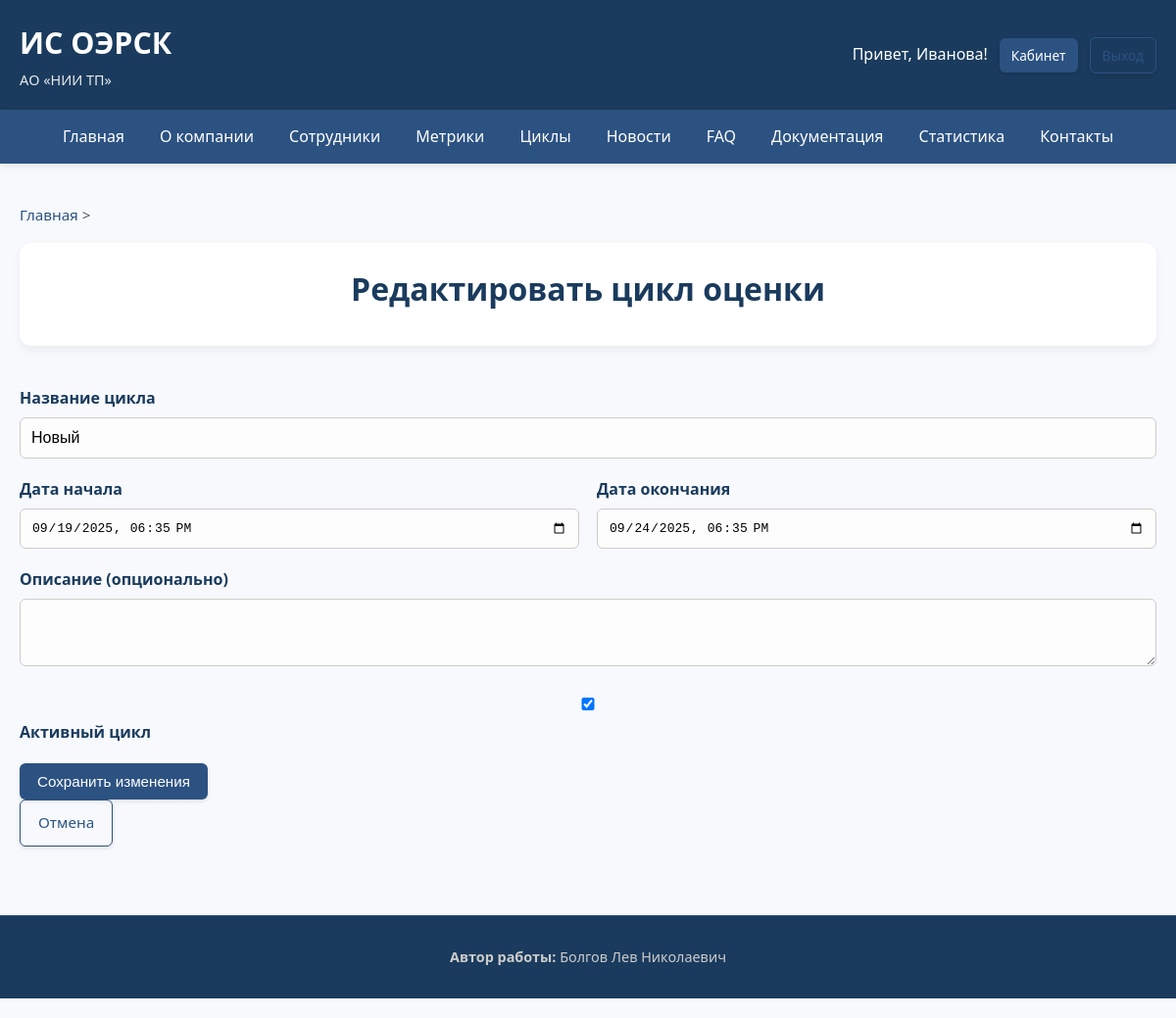
The page /admin/cycles/edit/5 (signed in) on the database as committed earlier.
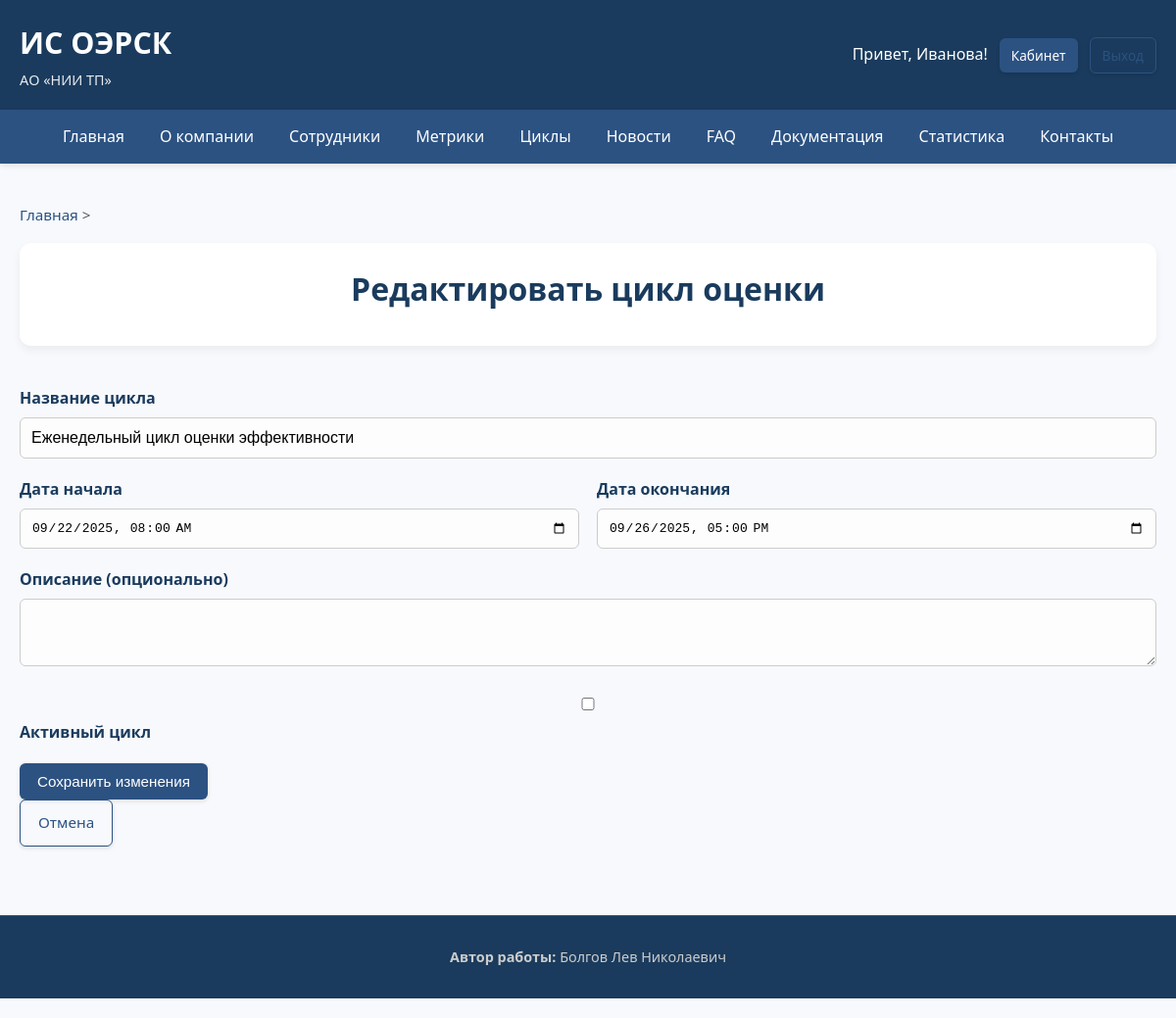
The same page on the database as committed later.
### app/models.py (models this page shows)
class EvaluationCycle(db.Model):
    __tablename__ = 'evaluation_cycles'
    id = db.Column(db.Integer, primary_key=True)
    name = db.Column(db.String(100), nullable=False)
    start_date = db.Column(db.DateTime, nullable=False)
    end_date = db.Column(db.DateTime, nullable=False)
    is_active = db.Column(db.Boolean, default=True)
    description = db.Column(db.Text)
    evaluations = db.relationship('EmployeeMetric', backref='cycle', cascade="all, delete", lazy='dynamic')
    feedbacks = db.relationship('Feedback', backref='cycle', cascade="all, delete", lazy='dynamic')

### app/views.py (the view)
    def decorated_function(*args, **kwargs):
        if not current_user.is_authenticated:
            abort(403)
        if current_user.role.name not in ['admin', 'manager']:
            abort(403)
        return f(*args, **kwargs)

### app/views.py (called while the page is built, shortened)
def render_with_breadcrumbs(template, breadcrumbs, **context):
    return render_template(template, breadcrumbs=breadcrumbs, **context)

def admin_or_manager_required(f):
    def decorated_function(*args, **kwargs):
        if not current_user.is_authenticated:
            abort(403)
        if current_user.role.name not in ['admin', 'manager']:
            abort(403)
        return f(*args, **kwargs)
    decorated_function.__name__ = f.__name__
    return decorated_function

@views.route('/admin/cycles/edit/<int:cycle_id>', methods=['GET', 'POST'])
@login_required
@admin_or_manager_required
def edit_cycle(cycle_id):
    cycle = EvaluationCycle.query.get_or_404(cycle_id)
    breadcrumbs = [("Главная", url_for('views.index')), (" ", "")]
    return render_with_breadcrumbs('edit_cycle.html', breadcrumbs, cycle=cycle)

### app/templates/edit_cycle.html (shortened to what this page needs)
{% extends "base.html" %}
{% block content %}
<div class="page-header">
    <h1>Редактировать цикл оценки</h1>
</div>
<form method="POST">
    <div class="form-group">
        <label>Название цикла</label>
        <input type="text" name="name" value="{{ cycle.name }}" required>
    </div>
    <div class="form-row">
        <div class="form-group">
            <label>Дата начала</label>
            <input type="datetime-local" name="start_date"
                   value="{{ cycle.start_date.strftime('%Y-%m-%dT%H:%M') }}" required>
        </div>
        <div class="form-group">
            <label>Дата окончания</label>
            <input type="datetime-local" name="end_date"
                   value="{{ cycle.end_date.strftime('%Y-%m-%dT%H:%M') }}" required>
        </div>
    </div>
    <div class="form-group">
        <label>Описание (опционально)</label>
        <textarea name="description" rows="3">{{ cycle.description or '' }}</textarea>
    </div>
    <div class="form-group">
        <label>
            <input type="checkbox" name="is_active" {% if cycle.is_active %}checked{% endif %}>
            Активный цикл
        </label>
    </div>
    <button type="submit" class="btn">Сохранить изменения</button>
</form>
<a href="{{ url_for('views.admin_cycles') }}" class="btn btn-outline">Отмена</a>
{% endblock %}

Rows that differ between the two databases and show on the page:
changed EvaluationCycle: is_active "☑" → "☐"
